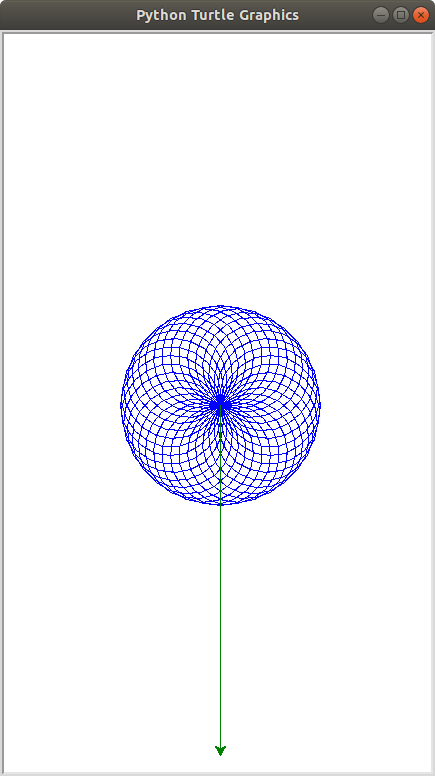

Write the Python code that produced this figure.
import turtle

DEGREES = 360
PETALS = 36

def draw_petal(my_turtle):
	my_turtle.circle(50)

def draw_flower():
	window = turtle.Screen()

	scooter = turtle.Turtle()
	scooter.color("blue")
	scooter.speed(0)


	petals_drawn = 0
	while petals_drawn < PETALS:
		draw_petal(scooter)
		scooter.right(DEGREES / PETALS)
		petals_drawn = petals_drawn + 1

	scooter.color("green")
	scooter.right(90)
	scooter.forward(350)

	window.exitonclick()

draw_flower()
